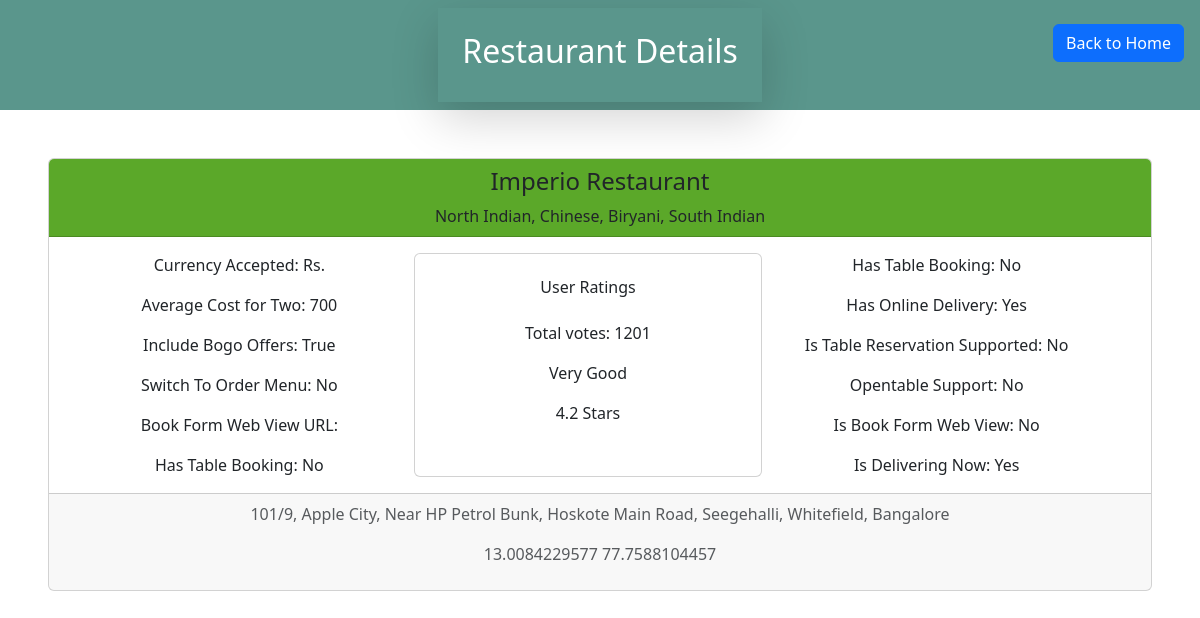
The page /details/7812/ on the database its author committed.
### home/models.py (models this page shows, shortened)
class Restaurant(models.Model):
    id = models.IntegerField(primary_key=True)  # Set primary_key=True for id field
    name = models.CharField(max_length=200)
    location = models.CharField(max_length=200)
    items = models.JSONField()
    lat_long = models.CharField(max_length=50)
    full_details = models.JSONField()

### home/views.py (the view)
# urls.py: path('details/<int:restaurant_id>/', details, name='details'),
def details(request, restaurant_id):
    restaurant = get_object_or_404(Restaurant, id=restaurant_id)
    context = {'restaurant': restaurant}
    return render(request, 'details.html', context)

### templates/details.html (shortened to what this page needs)
<!DOCTYPE html>
<html lang="en">
<head>
    <link href="https://cdn.jsdelivr.net/npm/bootstrap@5.3.0/dist/css/bootstrap.min.css" rel="stylesheet">
</head>
<body>
    <div style="background-color: rgb(90, 150, 140); height: 110px;" class="position-relative">
        <div class="mx-auto shadow-lg p-4 position-absolute top-50 start-50 translate-middle">
            <h2 class="text-center text-white">Restaurant Details</h2>
        </div>
        <a href="{% url 'home' %}" class="btn btn-primary mt-4 position-absolute top-0 end-0 me-3"> Back to Home</a>
    </div>
    <div class="container-fluid p-5">
    <div class="card text-center">
        <div class="card-header"style="background-color: #{{ restaurant.full_details.user_rating.rating_color }};">
            <h4 class="card-title text-center" >{{ restaurant.name }}</h4> {{ restaurant.full_details.cuisines }}
        </div>
        <div class="card-body">
        <div class="container-fluid row">
            <div class="container-fluid col-4">
                <p class="card-text">Currency Accepted: {{ restaurant.full_details.currency }}</p>
                <p class="card-text">Average Cost for Two: {{ restaurant.full_details.average_cost_for_two }}</p>
                <p class="card-text">Include Bogo Offers: {{ restaurant.full_details.include_bogo_offers }}</p>
                <p class="card-text">Switch To Order Menu: {% if restaurant.full_details.switch_to_order_menu %} Yes {% else %} No {% endif %}</p>
                <p class="card-text">Book Form Web View URL: {{ restaurant.full_details.book_form_web_view_url }}</p>
                <p class="card-text">Has Table Booking: {% if restaurant.full_details.has_table_booking %} Yes {% else %} No {% endif %}</p>
            </div>
            <div class="container-fluid col-4 card">
                    <h6 class="mt-4 mb-4"> User Ratings</h6>
                    <p>Total votes: {{ restaurant.full_details.user_rating.votes }} </p>
                    <p>{{ restaurant.full_details.user_rating.rating_text }} </p>
                    <p>{{ restaurant.full_details.user_rating.aggregate_rating }} Stars </p>
            </div>
            <div class="container-fluid col-4">
                <p class="card-text">Has Table Booking: {% if restaurant.full_details.has_table_booking %} Yes {% else %} No {% endif %}</p>
                <p class="card-text">Has Online Delivery: {% if restaurant.full_details.has_online_delivery %} Yes {% else %} No {% endif %}</p>
                <p class="card-text">Is Table Reservation Supported: {% if restaurant.full_details.is_table_reservation_supported %} Yes {% else %} No {% endif %}</p>
                <p class="card-text">Opentable Support: {% if restaurant.full_details.opentable_support %} Yes {% else %} No {% endif %}</p>
                <p class="card-text">Is Book Form Web View: {% if restaurant.full_details.is_book_form_web_view %} Yes {% else %} No {% endif %}</p>
                <p class="card-text">Is Delivering Now: {% if restaurant.full_details.is_delivering_now %} Yes {% else %} No {% endif %}</p>
        </div>
          </div>
        </div>
        <div class="card-footer text-muted">
            <p>{{ restaurant.full_details.location.address }} {{ restaurant.full_details.location.zipcode }}  {{ restaurant.full_details.location.address.latitude }} </p>
            <p>{{ restaurant.full_details.location.latitude }} {{ restaurant.full_details.location.longitude }} </p>
        </div>
      </div>
    </div>
</body>
</html>

### rows shown on the page
Restaurant: name "Imperio Restaurant", full_details.cuisines "North Indian, Chinese, Biryani, South Indian", full_details.currency "Rs.", full_details.average_cost_for_two "700", full_details.include_bogo_offers "True", full_details.user_rating.votes "1201", full_details.user_rating.rating_text "Very Good", full_details.user_rating.aggregate_rating "4.2", full_details.location.address "101/9, Apple City, Near HP Petrol Bunk, Hoskote Main Road, Seegehalli, Whitefield, Bangalore", full_details.location.latitude "13.0084229577", full_details.location.longitude "77.7588104457"
